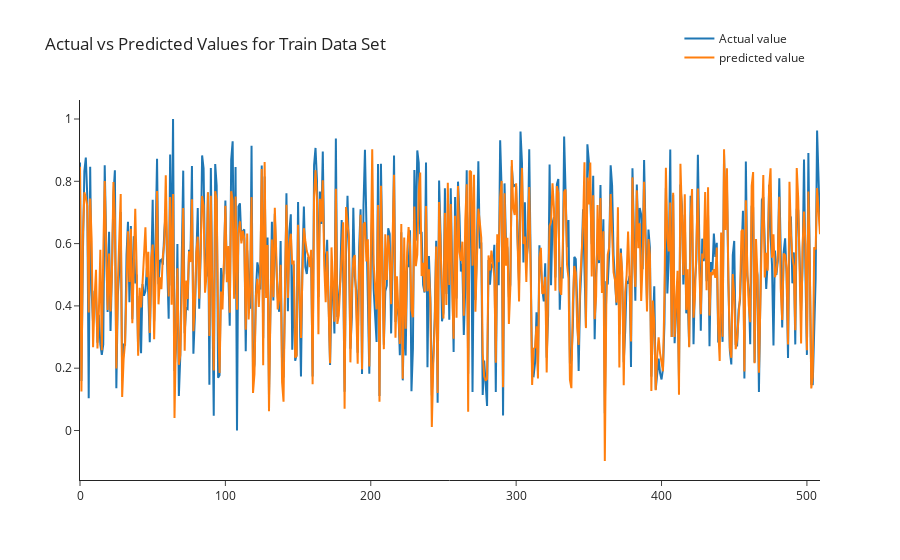

Notebook source saved alongside this figure:
### Code cell
# Analysisng actual vs predicted values
a = [i for i in range(X_train.shape[0])]
fig = go.Figure()
fig.add_trace(go.Scatter(x=a,y=y_train, name="Actual value"))
fig.add_trace(go.Scatter(x=a,y=y_train_pred, name="predicted value"))
fig.update_layout(title="Actual vs Predicted Values for Train Data Set",legend = dict(y=1.2, x=0.81))
fig.show()

### Figure 1 — Plotly figure (JSON) as saved in the notebook; plotly's stock layout.template omitted (floating-point values rounded to 4 significant figures; data arrays with more than 128 entries replaced by an {"elided": "..."} marker saying what was removed)
{"data": [{"name": "Actual value", "type": "scatter", "x": {"elided": "510 int values"}, "y": {"elided": "510 float values"}}, {"name": "predicted value", "type": "scatter", "x": {"elided": "510 int values"}, "y": {"elided": "510 float values"}}], "layout": {"legend": {"x": 0.81, "y": 1.2}, "title": {"text": "Actual vs Predicted Values for Train Data Set"}}}
